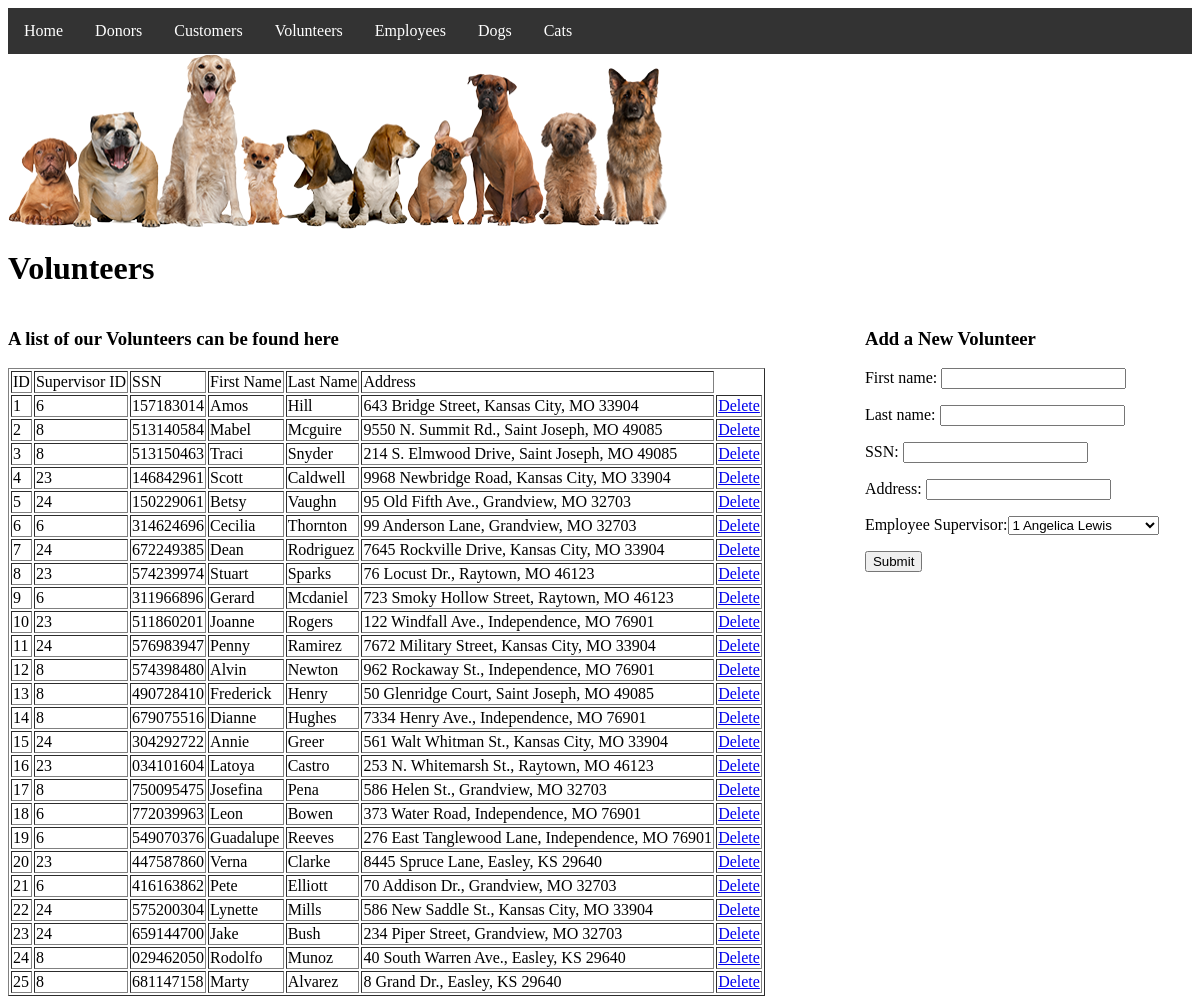
The page /volunteers.php on the database its author committed.
### tables this page shows
CREATE TABLE `Volunteer` (
	`Volunteer_ID` 		INT NOT NULL AUTO_INCREMENT,
	`Supervisor_ID` 	INT,  
	`SSN` 				VARCHAR(9) UNIQUE NOT NULL,
	`F_Name` 			VARCHAR(25),
	`L_Name` 			VARCHAR(25),
	`Address` 			VARCHAR(150) DEFAULT NULL,
    CONSTRAINT `Volunteer_Valid_SSN`  
		CHECK (`SSN` regexp('^[0-9][0-9][0-9][0-9][0-9][0-9][0-9][0-9][0-9]$')),
	CONSTRAINT `Volunteer_PK` PRIMARY KEY (`Volunteer_ID`)
);

### volunteers.php (the view, shortened to what this page needs)
<html>
<head>
    <?php require_once('./includes/dbconnect.php'); ?>
    <?php include('header.php'); ?>
</head>
<body>
<?php
$sql_of_q1 = "SELECT * FROM Volunteer;";
$q1result = mysqli_query($connection, $sql_of_q1);
?>
<h1>Volunteers</h1>
<div class="tableOutput" style="margin-right: 100px">
    <h3>A list of our Volunteers can be found here</h3>
    <table border="1">
        <?php
        echo "<tr>";
        echo "<td>".'ID'."</td>";
        echo "<td>".'Supervisor ID'."</td>";
        echo "<td>".'SSN'."</td>";
        echo "<td>".'First Name'."</td>";
        echo "<td>".'Last Name'."</td>";
        echo "<td>".'Address'."</td>";
        echo "</tr>";
        while($r = mysqli_fetch_assoc($q1result))
        {
            echo "<tr>";
            echo "<td>".$r['Volunteer_ID']."</td>";
            echo "<td>".$r['Supervisor_ID']."</td>";
            echo "<td>".$r['SSN']."</td>";
            echo "<td>".$r['F_Name']."</td>";
            echo "<td>".$r['L_Name']."</td>";
            echo "<td>".$r['Address']."</td>";
            echo "<td><a class='button alert' href='deletevolunteer.php?del=".$r["Volunteer_ID"]."'>Delete</a></td>";
            echo "</tr>";
        }
        ?>
    </table>
</div>
<div class="newdataform">
    <h3>Add a New Volunteer</h3>
    <form action="newvolunteer.php" method="post">
        <p>First name: <input type="text" name="f_name" /></p>
        <p>Last name: <input type="text" name="l_name" /></p>
        <p>SSN: <input type="password" name="ssn"  maxlength="9"/></p>
        <p>Address: <input type="text" name="address" /></p>
        <p>Employee Supervisor:<select id="employee_ID" name="employee_ID">
                <?php
                $sql = mysqli_query($connection, "SELECT F_Name, L_Name, Employee_ID FROM Employee");
                while ($row = $sql->fetch_assoc()){
                    echo "<option value='" . $row['Employee_ID'] . "'>" . $row['Employee_ID'] . " " . $row['F_Name'] . ' '.  $row['L_Name'] . "</option>";
                }
                ?>
            </select></p>
        <input type="submit" name="submit" value="Submit" />
    </form>
</div>
</body
</html>

### style.css (style rules this page uses)
.tableOutput { float: left; }
.newdataform { float: left; }

### rows shown on the page
volunteer: Volunteer_ID "1", Supervisor_ID "6", SSN "157183014", F_Name "Amos", L_Name "Hill", Address "643 Bridge Street, Kansas City, MO 33904"
volunteer: Volunteer_ID "2", Supervisor_ID "8", SSN "513140584", F_Name "Mabel", L_Name "Mcguire", Address "9550 N. Summit Rd., Saint Joseph, MO 49085"
volunteer: Volunteer_ID "3", Supervisor_ID "8", SSN "513150463", F_Name "Traci", L_Name "Snyder", Address "214 S. Elmwood Drive, Saint Joseph, MO 49085"
volunteer: Volunteer_ID "4", Supervisor_ID "23", SSN "146842961", F_Name "Scott", L_Name "Caldwell", Address "9968 Newbridge Road, Kansas City, MO 33904"
volunteer: Volunteer_ID "5", Supervisor_ID "24", SSN "150229061", F_Name "Betsy", L_Name "Vaughn", Address "95 Old Fifth Ave., Grandview, MO 32703"
volunteer: Volunteer_ID "6", Supervisor_ID "6", SSN "314624696", F_Name "Cecilia", L_Name "Thornton", Address "99 Anderson Lane, Grandview, MO 32703"
volunteer: Volunteer_ID "7", Supervisor_ID "24", SSN "672249385", F_Name "Dean", L_Name "Rodriguez", Address "7645 Rockville Drive, Kansas City, MO 33904"
volunteer: Volunteer_ID "8", Supervisor_ID "23", SSN "574239974", F_Name "Stuart", L_Name "Sparks", Address "76 Locust Dr., Raytown, MO 46123"
volunteer: Volunteer_ID "9", Supervisor_ID "6", SSN "311966896", F_Name "Gerard", L_Name "Mcdaniel", Address "723 Smoky Hollow Street, Raytown, MO 46123"
volunteer: Volunteer_ID "10", Supervisor_ID "23", SSN "511860201", F_Name "Joanne", L_Name "Rogers", Address "122 Windfall Ave., Independence, MO 76901"
volunteer: Volunteer_ID "11", Supervisor_ID "24", SSN "576983947", F_Name "Penny", L_Name "Ramirez", Address "7672 Military Street, Kansas City, MO 33904"
volunteer: Volunteer_ID "12", Supervisor_ID "8", SSN "574398480", F_Name "Alvin", L_Name "Newton", Address "962 Rockaway St., Independence, MO 76901"
volunteer: Volunteer_ID "13", Supervisor_ID "8", SSN "490728410", F_Name "Frederick", L_Name "Henry", Address "50 Glenridge Court, Saint Joseph, MO 49085"
volunteer: Volunteer_ID "14", Supervisor_ID "8", SSN "679075516", F_Name "Dianne", L_Name "Hughes", Address "7334 Henry Ave., Independence, MO 76901"
volunteer: Volunteer_ID "15", Supervisor_ID "24", SSN "304292722", F_Name "Annie", L_Name "Greer", Address "561 Walt Whitman St., Kansas City, MO 33904"
volunteer: Volunteer_ID "16", Supervisor_ID "23", SSN "034101604", F_Name "Latoya", L_Name "Castro", Address "253 N. Whitemarsh St., Raytown, MO 46123"
volunteer: Volunteer_ID "17", Supervisor_ID "8", SSN "750095475", F_Name "Josefina", L_Name "Pena", Address "586 Helen St., Grandview, MO 32703"
volunteer: Volunteer_ID "18", Supervisor_ID "6", SSN "772039963", F_Name "Leon", L_Name "Bowen", Address "373 Water Road, Independence, MO 76901"
volunteer: Volunteer_ID "19", Supervisor_ID "6", SSN "549070376", F_Name "Guadalupe", L_Name "Reeves", Address "276 East Tanglewood Lane, Independence, MO 76901"
volunteer: Volunteer_ID "20", Supervisor_ID "23", SSN "447587860", F_Name "Verna", L_Name "Clarke", Address "8445 Spruce Lane, Easley, KS 29640"
volunteer: Volunteer_ID "21", Supervisor_ID "6", SSN "416163862", F_Name "Pete", L_Name "Elliott", Address "70 Addison Dr., Grandview, MO 32703"
volunteer: Volunteer_ID "22", Supervisor_ID "24", SSN "575200304", F_Name "Lynette", L_Name "Mills", Address "586 New Saddle St., Kansas City, MO 33904"
volunteer: Volunteer_ID "23", Supervisor_ID "24", SSN "659144700", F_Name "Jake", L_Name "Bush", Address "234 Piper Street, Grandview, MO 32703"
volunteer: Volunteer_ID "24", Supervisor_ID "8", SSN "029462050", F_Name "Rodolfo", L_Name "Munoz", Address "40 South Warren Ave., Easley, KS 29640"
volunteer: Volunteer_ID "25", Supervisor_ID "8", SSN "681147158", F_Name "Marty", L_Name "Alvarez", Address "8 Grand Dr., Easley, KS 29640"

### other values the page prints
form field employee_ID "1 Angelica Lewis"
